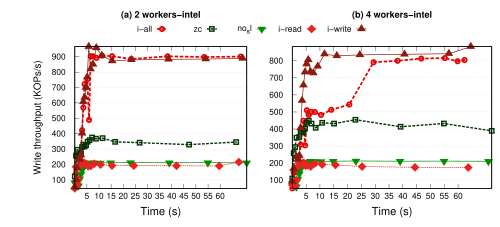

Generate this figure with gnuplot:
set term postscript color eps enhanced 22
set encoding utf8
load "styles.inc"
set output "lmbench_write_tput.eps"

f(x)=1000000

NX=2
NY=1
# Size of graphs
SX=0.85
SY=0.675

# Margins
MX=0.075
MY=0.075
# Space between graphs
IX=-0.4
IY=0
# Space for legends
LX=0.05
LY=0.01


NUM_WORKERS=1



set size 1.0,0.65

set lmargin MX+4
set rmargin MX+6

set tmargin MY+5.56
set bmargin MY+0.5

set multiplot

set ytics nomirror
set grid y

set origin MX+LX+0*(IX+SX)-0.05,MY+0*(IY+SY)+LY
set size 0.53,SY

set ytics("100" 100000, "200" 200000, "300" 300000, "400" 400000, "500" 500000, "600" 600000, "700" 700000, "800" 800000, "900" 900000, "1000" 1000000)
set ytics font ",12"

set xlabel "Time (s)" font ",16"
#set xtics("5" 5,"10" 10, "15" 15, "20" 20, "25" 25, "30" 30)
set xtics("5" 5,"10" 10, "15" 15, "20" 20, "25" 25, "30" 30, "35" 35, "40" 40, "45" 45, "50" 50, "55" 55, "60" 60)


set xtics offset 0,0.5,0
set xtics font ",12"
set xlabel offset 0,1,0

#set key box
#set key spacing 1.25 font ",10"
#set key invert reverse Left outside
#set key ins vert
#set key left top

set key maxrows 1 samplen 1.1 width -1 invert center at graph 1,1.125 font ",12"
#set key maxrows 1 samplen 1.1 width -2 invert reverse at graph 1.,1.08 font ",12"
#set key horizontal font "Helvetica, 20" width 1.8 at  2.1,1.08, graph 0.1 center maxrows 1
#------------------------------------------Plots-------------------------------------------------
set title "(a) 2 workers-intel" font "Helvetica-bold,13" offset 0,1


set ylabel "Write throughput (KOPs/s)" font ",14" offset 1.5,0


#set yrange [0:1000000]
plot\
	'data/dynamic/lmbench/intel-2threads/writer/intel_all.csv' using 1:2 title 'i-all' w lp ls 2006,\
	'data/dynamic/lmbench/intel-2threads/writer/zc.csv' using 1:2 title 'zc' w lp ls 2004, \
	'data/dynamic/lmbench/no_sl_reader.csv' using 1:2 title 'no_sl' w lp ls 2005, \
	'data/dynamic/lmbench/intel-2threads/writer/intel_read.csv' using 1:2 title 'i-read' w lp ls 2001,\
	'data/dynamic/lmbench/intel-2threads/writer/intel_write.csv' using 1:2 title 'i-write' w lp ls 2002,\
		


unset ylabel
set lmargin MX+1

set origin MX+LX+1*(IX+SX)-0.01,MY+0*(IY+SY)+LY
set title "(b) 4 workers-intel" font "Helvetica-bold,13" offset 0,1


set xlabel "Time (s)" font ",16"
set xtics("5" 5,"10" 10, "15" 15, "20" 20, "25" 25, "30" 30, "35" 35, "40" 40, "45" 45, "50" 50, "55" 55, "60" 60)
#set xtics("5" 5,"10" 10, "15" 15, "20" 20, "25" 25, "30" 30)
set xtics font ",12"

set datafile separator ","
unset key

#set yrange [0:1000000]
plot\
	'data/dynamic/lmbench/intel-4threads/writer/intel_all.csv' using 1:2 title 'i-all' w lp ls 2006,\
	'data/dynamic/lmbench/intel-4threads/writer/zc.csv' using 1:2 title 'zc' w lp ls 2004, \
	'data/dynamic/lmbench/no_sl_reader.csv' using 1:2 notitle 'no_sl' w lp ls 2005, \
	'data/dynamic/lmbench/intel-4threads/writer/intel_read.csv' using 1:2 title 'i-read' w lp ls 2001,\
	'data/dynamic/lmbench/intel-4threads/writer/intel_write.csv' using 1:2 title 'i-write' w lp ls 2002,\
		

!epstopdf "lmbench_write_tput.eps"
!rm "lmbench_write_tput.eps"
quit
